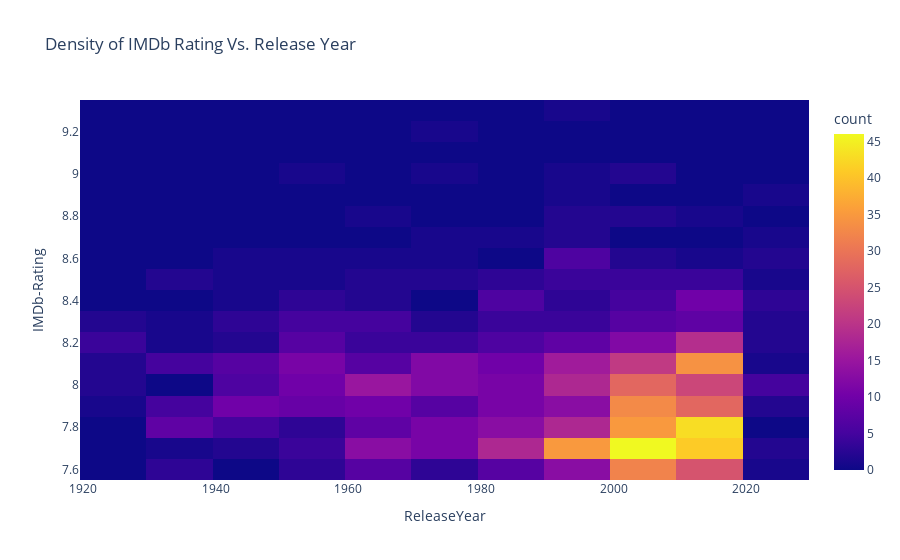

Source (notebook cell):
### Code cell
fig = px.density_heatmap(df, x="ReleaseYear", y="IMDb-Rating", title = 'Density of IMDb Rating Vs. Release Year')
fig.show()

### Figure 1 — Plotly figure (JSON) as saved in the notebook; plotly's stock layout.template omitted (floating-point values rounded to 4 significant figures; data arrays with more than 128 entries replaced by an {"elided": "..."} marker saying what was removed)
{"data": [{"coloraxis": "coloraxis", "hovertemplate": "ReleaseYear=%{x}<br>IMDb-Rating=%{y}<br>count=%{z}<extra></extra>", "name": "", "type": "histogram2d", "x": {"elided": "1000 int values"}, "xaxis": "x", "xbingroup": "x", "y": {"elided": "1000 float values"}, "yaxis": "y", "ybingroup": "y"}], "layout": {"coloraxis": {"colorbar": {"title": {"text": "count"}}, "colorscale": [[0, "#0d0887"], [0.1111, "#46039f"], [0.2222, "#7201a8"], [0.3333, "#9c179e"], [0.4444, "#bd3786"], [0.5556, "#d8576b"], [0.6667, "#ed7953"], [0.7778, "#fb9f3a"], [0.8889, "#fdca26"], [1, "#f0f921"]]}, "legend": {"tracegroupgap": 0}, "title": {"text": "Density of IMDb Rating Vs. Release Year"}, "xaxis": {"anchor": "y", "domain": [0, 1], "title": {"text": "ReleaseYear"}}, "yaxis": {"anchor": "x", "domain": [0, 1], "title": {"text": "IMDb-Rating"}}}}
